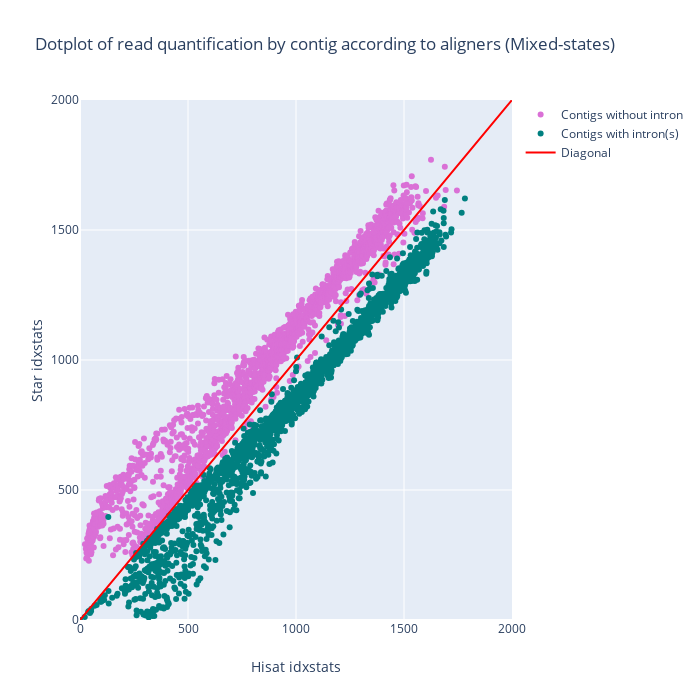

The code cell stored with this chart in its notebook:
### Code cell
hisat_mix_idxstats = parse_idxstats('FRS_aln-vld_half-wi-introns_align-hisat.Aligned.sortedByCoord.out.idxstats.txt')
star_mix_idxstats = parse_idxstats('FRS_aln-vld_half-wi-introns_align-star.Aligned.sortedByCoord.out.idxstats.txt')

half_idxstats = hisat_mix_idxstats.join(star_mix_idxstats,lsuffix='_Hisat',rsuffix='_Star').sort_values(by='mapped_reads_Hisat')


fig  = go.Figure()

fig.add_trace(
    go.Scatter(
        x = half_idxstats.loc[lambda df : df.index.str.endswith('.ori')==True,'mapped_reads_Hisat'],
        y = half_idxstats.loc[lambda df : df.index.str.endswith('.ori')==True,'mapped_reads_Star'],
        mode='markers',
        name='Contigs without intron',
        marker_color='orchid',
        text=half_idxstats.loc[lambda df : df.index.str.endswith('.ori')==True].index
    )
)

fig.add_trace(
    go.Scatter(
        x = half_idxstats.loc[lambda df : df.index.str.endswith('.ori')==False,'mapped_reads_Hisat'],
        y = half_idxstats.loc[lambda df : df.index.str.endswith('.ori')==False,'mapped_reads_Star'],
        mode='markers',
        name='Contigs with intron(s)',
        marker_color='teal',
        text=half_idxstats.loc[lambda df : df.index.str.endswith('.ori')==False].index
    )
)

fig.add_trace(
    go.Scatter(
        x=list(range(0,2000)),
        y=list(range(0,2000)),
        mode='lines',
        name='Diagonal',
        marker_color = 'red'
    )
)

fig.update_layout(
    title = 'Dotplot of read quantification by contig according to aligners (Mixed-states)',
    width=700,
    height=700,
    xaxis=dict(title='Hisat idxstats',range=[0,2000]),
    yaxis=dict(title='Star idxstats',range=[0,2000])
)

fig.show()

### Figure 1 — Plotly figure (JSON) as saved in the notebook; plotly's stock layout.template omitted (floating-point values rounded to 4 significant figures; data arrays with more than 128 entries replaced by an {"elided": "..."} marker saying what was removed)
{"data": [{"marker": {"color": "orchid"}, "mode": "markers", "name": "Contigs without intron", "text": {"elided": "2000 str values"}, "type": "scatter", "x": {"elided": "2000 int values"}, "y": {"elided": "2000 int values"}}, {"marker": {"color": "teal"}, "mode": "markers", "name": "Contigs with intron(s)", "text": {"elided": "2001 str values"}, "type": "scatter", "x": {"elided": "2001 int values"}, "y": {"elided": "2001 int values"}}, {"marker": {"color": "red"}, "mode": "lines", "name": "Diagonal", "type": "scatter", "x": {"elided": "2000 int values"}, "y": {"elided": "2000 int values"}}], "layout": {"height": 700, "title": {"text": "Dotplot of read quantification by contig according to aligners (Mixed-states)"}, "width": 700, "xaxis": {"range": [0, 2000], "title": {"text": "Hisat idxstats"}}, "yaxis": {"range": [0, 2000], "title": {"text": "Star idxstats"}}}}
